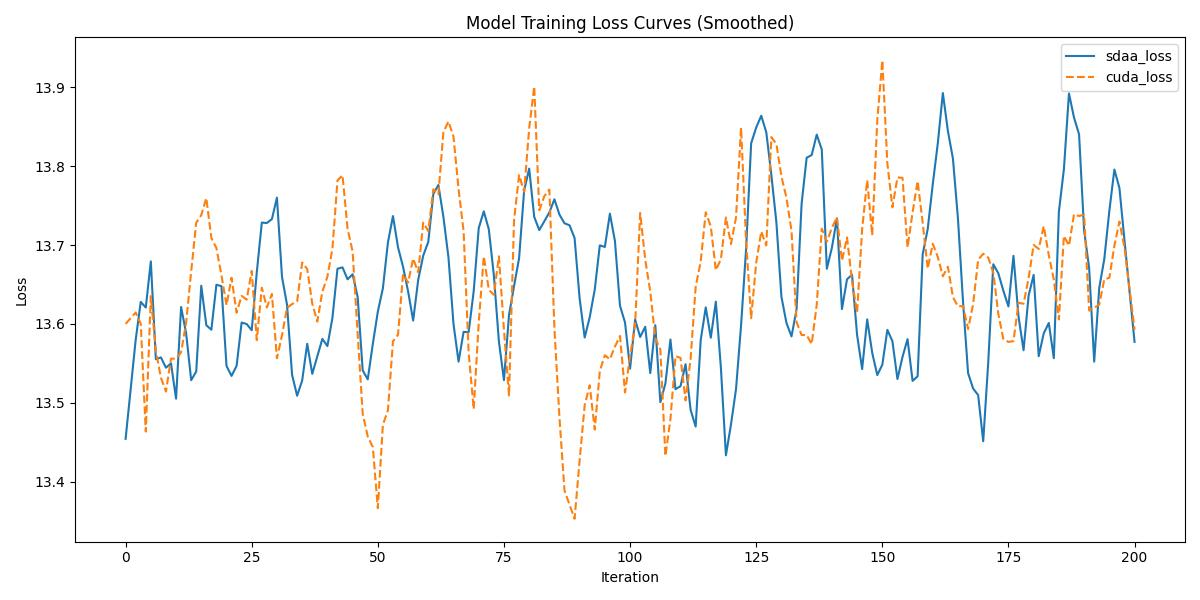

The Python source for this figure:
# BSD 3- Clause License
import re
import numpy as np
import matplotlib.pyplot as plt
from scipy.signal import savgol_filter


def compare_loss(benchmark_loss_array: np.ndarray, sdaa_loss_array: np.ndarray):
    """
    比较两条 loss 曲线，返回 (是否通过, 说明字符串)
    - MeanRelativeError: 仅在基准不为 0 的位置计算
    - MeanAbsoluteError: 简单均值差
    通过条件：mean_relative_error <= 0.05 或 mean_absolute_error <= 0.0002
    """
    # 统一长度
    n = min(len(benchmark_loss_array), len(sdaa_loss_array))
    if n == 0:
        print("fail 无有效数据：两份日志均未解析到 loss 数值")
        return False, "no data"

    a = benchmark_loss_array[:n].astype(float)
    b = sdaa_loss_array[:n].astype(float)

    # 相对误差只在分母非零处计算
    eps = 1e-12
    mask = np.abs(a) > eps
    if mask.any():
        mean_relative_error = np.mean((b[mask] - a[mask]) / a[mask])
    else:
        mean_relative_error = np.nan

    mean_absolute_error = np.mean(b - a)

    print("MeanRelativeError:", mean_relative_error)
    print("MeanAbsoluteError:", mean_absolute_error)

    rule = "mean_relative_error" if (not np.isnan(mean_relative_error) and mean_relative_error <= mean_absolute_error) else "mean_absolute_error"
    print(f"Rule,{rule}", mean_relative_error if rule == "mean_relative_error" else mean_absolute_error)

    print_str = f"{mean_relative_error=} <= 0.05 or {mean_absolute_error=} <= 0.0002"
    if (not np.isnan(mean_relative_error) and mean_relative_error <= 0.05) or (mean_absolute_error <= 0.0002):
        print("pass", print_str)
        return True, print_str
    else:
        print("fail", print_str)
        return False, print_str


def parse_string(text: str):
    """
    从日志中提取 loss 数值（字符串列表）。
    兼容以下样式（空格与大小写不敏感）：
    - TCAPPDLL ... rank : 0  train.loss : 1741.86 ...
    - TCAPPDLL ... rank:0   train.loss_avg: 13.58 ...
    - 不带 TCAPPDLL 前缀的同类行
    """
    # 关键词允许存在或不存在；优先匹配 train.loss / train.loss_avg 的数值
    # 数字模式支持科学计数法
    num = r"([+-]?(?:\d+(?:\.\d*)?|\.\d+)(?:[eE][+-]?\d+)?)"
    patterns = [
        rf"train\.(?:loss|loss_avg)\s*:\s*{num}",
    ]

    matches = []
    for line in text.splitlines():
        for pat in patterns:
            m = re.search(pat, line, flags=re.IGNORECASE)
            if m:
                matches.append(m.group(1))
                break  # 一行命中一次即可
    return matches


def parse_loss(str_list):
    """将字符串列表转为 float ndarray"""
    if not str_list:
        return np.array([], dtype=float)
    try:
        return np.array([float(x) for x in str_list], dtype=float)
    except Exception:
        # 忽略无法转浮点的条目
        out = []
        for x in str_list:
            try:
                out.append(float(x))
            except Exception:
                pass
        return np.array(out, dtype=float)


def _smooth(arr: np.ndarray, window: int = 5, polyorder: int = 1):
    """
    对序列做 Savitzky-Golay 平滑：
    - 自动选择不超过长度且为奇数的窗口
    - 序列太短则直接返回原始数据
    """
    n = len(arr)
    if n < 3:
        return arr
    # 调整窗口长度：不超过 n，且为奇数
    w = min(window, n if n % 2 == 1 else n - 1)
    if w < 3:
        return arr
    if polyorder >= w:
        polyorder = max(1, w - 1)
    try:
        return savgol_filter(arr, w, polyorder)
    except Exception:
        return arr


def plot_loss(sdaa_loss: np.ndarray, a100_loss: np.ndarray, out="loss.jpg"):
    if len(sdaa_loss) == 0 or len(a100_loss) == 0:
        print("跳过绘图：至少一条曲线为空")
        return

    fig, ax = plt.subplots(figsize=(12, 6))

    xs = np.arange(len(sdaa_loss))
    ys = _smooth(sdaa_loss.astype(float), 5, 1)
    ax.plot(xs, ys, label="sdaa_loss")

    xa = np.arange(len(a100_loss))
    ya = _smooth(a100_loss.astype(float), 5, 1)
    ax.plot(xa, ya, "--", label="cuda_loss")

    ax.set_xlabel("Iteration")
    ax.set_ylabel("Loss")
    ax.set_title("Model Training Loss Curves (Smoothed)")
    ax.legend()
    plt.tight_layout()
    plt.savefig(out)
    print(f"保存曲线到 {out}")


if __name__ == "__main__":
    from argparse import ArgumentParser
    parser = ArgumentParser(description="Compare training losses between accelerators")
    parser.add_argument("--sdaa-log", type=str, default="sdaa.log")
    parser.add_argument("--cuda-log", type=str, default="cuda.log")
    parser.add_argument("--out", type=str, default="loss.jpg")
    args = parser.parse_args()

    with open(args.sdaa_log, "r", encoding="utf-8", errors="ignore") as f:
        sdaa_txt = f.read()
    with open(args.cuda_log, "r", encoding="utf-8", errors="ignore") as f:
        cuda_txt = f.read()

    sdaa_res = parse_string(sdaa_txt)
    cuda_res = parse_string(cuda_txt)

    print(f"sdaa 提取到 {len(sdaa_res)} 条 loss")
    print(f"cuda 提取到 {len(cuda_res)} 条 loss")

    n = min(len(sdaa_res), len(cuda_res))
    sdaa_loss = parse_loss(sdaa_res[:n])
    a100_loss = parse_loss(cuda_res[:n])

    compare_loss(a100_loss, sdaa_loss)  # 比较 loss
    plot_loss(sdaa_loss, a100_loss, out=args.out)  # 对比 loss 曲线图
